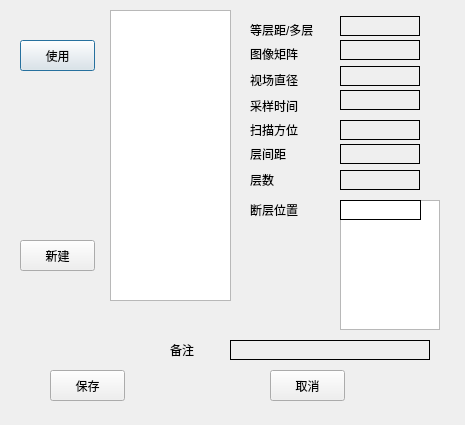
<?xml version="1.0" encoding="UTF-8"?>
<ui version="4.0">
 <class>CT3TemplateDialog</class>
 <widget class="QDialog" name="CT3TemplateDialog">
  <property name="geometry">
   <rect>
    <x>0</x>
    <y>0</y>
    <width>465</width>
    <height>425</height>
   </rect>
  </property>
  <property name="windowTitle">
   <string>CT3TemplateDialog</string>
  </property>
  <widget class="QListWidget" name="ct3ItemNameListWidget">
   <property name="geometry">
    <rect>
     <x>110</x>
     <y>10</y>
     <width>121</width>
     <height>291</height>
    </rect>
   </property>
   <property name="editTriggers">
    <set>QAbstractItemView::NoEditTriggers</set>
   </property>
   <property name="tabKeyNavigation">
    <bool>false</bool>
   </property>
   <property name="dragEnabled">
    <bool>false</bool>
   </property>
   <property name="dragDropOverwriteMode">
    <bool>false</bool>
   </property>
   <property name="alternatingRowColors">
    <bool>false</bool>
   </property>
   <property name="textElideMode">
    <enum>Qt::ElideRight</enum>
   </property>
   <property name="verticalScrollMode">
    <enum>QAbstractItemView::ScrollPerItem</enum>
   </property>
   <property name="viewMode">
    <enum>QListView::ListMode</enum>
   </property>
  </widget>
  <widget class="QLabel" name="label_2">
   <property name="geometry">
    <rect>
     <x>250</x>
     <y>70</y>
     <width>54</width>
     <height>20</height>
    </rect>
   </property>
   <property name="minimumSize">
    <size>
     <width>54</width>
     <height>0</height>
    </size>
   </property>
   <property name="maximumSize">
    <size>
     <width>54</width>
     <height>16777215</height>
    </size>
   </property>
   <property name="text">
    <string>视场直径</string>
   </property>
  </widget>
  <widget class="QLabel" name="label_3">
   <property name="geometry">
    <rect>
     <x>250</x>
     <y>96</y>
     <width>54</width>
     <height>20</height>
    </rect>
   </property>
   <property name="minimumSize">
    <size>
     <width>54</width>
     <height>0</height>
    </size>
   </property>
   <property name="maximumSize">
    <size>
     <width>54</width>
     <height>16777215</height>
    </size>
   </property>
   <property name="text">
    <string>采样时间</string>
   </property>
  </widget>
  <widget class="QLabel" name="label">
   <property name="geometry">
    <rect>
     <x>250</x>
     <y>44</y>
     <width>54</width>
     <height>20</height>
    </rect>
   </property>
   <property name="minimumSize">
    <size>
     <width>54</width>
     <height>0</height>
    </size>
   </property>
   <property name="maximumSize">
    <size>
     <width>54</width>
     <height>16777215</height>
    </size>
   </property>
   <property name="text">
    <string>图像矩阵</string>
   </property>
  </widget>
  <widget class="QLabel" name="ct3AngleLabel">
   <property name="geometry">
    <rect>
     <x>340</x>
     <y>120</y>
     <width>80</width>
     <height>20</height>
    </rect>
   </property>
   <property name="sizePolicy">
    <sizepolicy hsizetype="Minimum" vsizetype="Fixed">
     <horstretch>0</horstretch>
     <verstretch>0</verstretch>
    </sizepolicy>
   </property>
   <property name="minimumSize">
    <size>
     <width>80</width>
     <height>0</height>
    </size>
   </property>
   <property name="maximumSize">
    <size>
     <width>80</width>
     <height>16777215</height>
    </size>
   </property>
   <property name="frameShape">
    <enum>QFrame::Box</enum>
   </property>
  </widget>
  <widget class="QLabel" name="label_7">
   <property name="geometry">
    <rect>
     <x>250</x>
     <y>120</y>
     <width>54</width>
     <height>20</height>
    </rect>
   </property>
   <property name="minimumSize">
    <size>
     <width>54</width>
     <height>0</height>
    </size>
   </property>
   <property name="maximumSize">
    <size>
     <width>54</width>
     <height>16777215</height>
    </size>
   </property>
   <property name="text">
    <string>扫描方位</string>
   </property>
  </widget>
  <widget class="QListWidget" name="ct3LayerPosListWidget">
   <property name="geometry">
    <rect>
     <x>340</x>
     <y>200</y>
     <width>100</width>
     <height>130</height>
    </rect>
   </property>
   <property name="sizePolicy">
    <sizepolicy hsizetype="Expanding" vsizetype="Fixed">
     <horstretch>0</horstretch>
     <verstretch>0</verstretch>
    </sizepolicy>
   </property>
   <property name="minimumSize">
    <size>
     <width>100</width>
     <height>130</height>
    </size>
   </property>
   <property name="maximumSize">
    <size>
     <width>100</width>
     <height>130</height>
    </size>
   </property>
   <property name="editTriggers">
    <set>QAbstractItemView::NoEditTriggers</set>
   </property>
   <property name="sortingEnabled">
    <bool>false</bool>
   </property>
  </widget>
  <widget class="QLabel" name="label_8">
   <property name="geometry">
    <rect>
     <x>250</x>
     <y>200</y>
     <width>54</width>
     <height>20</height>
    </rect>
   </property>
   <property name="minimumSize">
    <size>
     <width>54</width>
     <height>0</height>
    </size>
   </property>
   <property name="maximumSize">
    <size>
     <width>54</width>
     <height>16777215</height>
    </size>
   </property>
   <property name="text">
    <string>断层位置</string>
   </property>
  </widget>
  <widget class="QPushButton" name="saveButton">
   <property name="geometry">
    <rect>
     <x>50</x>
     <y>370</y>
     <width>75</width>
     <height>31</height>
    </rect>
   </property>
   <property name="text">
    <string>保存</string>
   </property>
   <property name="autoDefault">
    <bool>false</bool>
   </property>
  </widget>
  <widget class="QLabel" name="ct3LayerPosValueLabel">
   <property name="geometry">
    <rect>
     <x>340</x>
     <y>200</y>
     <width>81</width>
     <height>20</height>
    </rect>
   </property>
   <property name="frameShape">
    <enum>QFrame::Box</enum>
   </property>
  </widget>
  <widget class="QPushButton" name="useButton">
   <property name="geometry">
    <rect>
     <x>20</x>
     <y>40</y>
     <width>75</width>
     <height>31</height>
    </rect>
   </property>
   <property name="text">
    <string>使用</string>
   </property>
  </widget>
  <widget class="QLabel" name="label_53">
   <property name="geometry">
    <rect>
     <x>250</x>
     <y>20</y>
     <width>80</width>
     <height>20</height>
    </rect>
   </property>
   <property name="sizePolicy">
    <sizepolicy hsizetype="Minimum" vsizetype="Preferred">
     <horstretch>0</horstretch>
     <verstretch>0</verstretch>
    </sizepolicy>
   </property>
   <property name="minimumSize">
    <size>
     <width>80</width>
     <height>0</height>
    </size>
   </property>
   <property name="maximumSize">
    <size>
     <width>80</width>
     <height>16777215</height>
    </size>
   </property>
   <property name="text">
    <string>等层距/多层</string>
   </property>
  </widget>
  <widget class="QLabel" name="ct3LayerSpaceValueLabel">
   <property name="geometry">
    <rect>
     <x>340</x>
     <y>144</y>
     <width>80</width>
     <height>20</height>
    </rect>
   </property>
   <property name="sizePolicy">
    <sizepolicy hsizetype="Minimum" vsizetype="Fixed">
     <horstretch>0</horstretch>
     <verstretch>0</verstretch>
    </sizepolicy>
   </property>
   <property name="minimumSize">
    <size>
     <width>80</width>
     <height>0</height>
    </size>
   </property>
   <property name="maximumSize">
    <size>
     <width>80</width>
     <height>16777215</height>
    </size>
   </property>
   <property name="frameShape">
    <enum>QFrame::Box</enum>
   </property>
  </widget>
  <widget class="QLabel" name="ct3LayerSpaceLabel">
   <property name="geometry">
    <rect>
     <x>250</x>
     <y>144</y>
     <width>54</width>
     <height>20</height>
    </rect>
   </property>
   <property name="minimumSize">
    <size>
     <width>54</width>
     <height>0</height>
    </size>
   </property>
   <property name="maximumSize">
    <size>
     <width>54</width>
     <height>16777215</height>
    </size>
   </property>
   <property name="text">
    <string>层间距</string>
   </property>
  </widget>
  <widget class="QLabel" name="ct3LayerNumValueLabel">
   <property name="geometry">
    <rect>
     <x>340</x>
     <y>170</y>
     <width>80</width>
     <height>20</height>
    </rect>
   </property>
   <property name="sizePolicy">
    <sizepolicy hsizetype="Minimum" vsizetype="Fixed">
     <horstretch>0</horstretch>
     <verstretch>0</verstretch>
    </sizepolicy>
   </property>
   <property name="minimumSize">
    <size>
     <width>80</width>
     <height>0</height>
    </size>
   </property>
   <property name="maximumSize">
    <size>
     <width>80</width>
     <height>16777215</height>
    </size>
   </property>
   <property name="frameShape">
    <enum>QFrame::Box</enum>
   </property>
  </widget>
  <widget class="QLabel" name="ct3SpaceNumLabel">
   <property name="geometry">
    <rect>
     <x>250</x>
     <y>170</y>
     <width>54</width>
     <height>20</height>
    </rect>
   </property>
   <property name="minimumSize">
    <size>
     <width>54</width>
     <height>0</height>
    </size>
   </property>
   <property name="maximumSize">
    <size>
     <width>54</width>
     <height>16777215</height>
    </size>
   </property>
   <property name="text">
    <string>层数</string>
   </property>
  </widget>
  <widget class="QPushButton" name="addButton">
   <property name="geometry">
    <rect>
     <x>20</x>
     <y>240</y>
     <width>75</width>
     <height>31</height>
    </rect>
   </property>
   <property name="text">
    <string>新建</string>
   </property>
  </widget>
  <widget class="QLabel" name="ct3MultiLayerLabel">
   <property name="geometry">
    <rect>
     <x>340</x>
     <y>16</y>
     <width>80</width>
     <height>20</height>
    </rect>
   </property>
   <property name="sizePolicy">
    <sizepolicy hsizetype="Minimum" vsizetype="Fixed">
     <horstretch>0</horstretch>
     <verstretch>0</verstretch>
    </sizepolicy>
   </property>
   <property name="minimumSize">
    <size>
     <width>80</width>
     <height>0</height>
    </size>
   </property>
   <property name="maximumSize">
    <size>
     <width>80</width>
     <height>16777215</height>
    </size>
   </property>
   <property name="frameShape">
    <enum>QFrame::Box</enum>
   </property>
  </widget>
  <widget class="QLabel" name="ct3ViewLabel">
   <property name="geometry">
    <rect>
     <x>340</x>
     <y>66</y>
     <width>80</width>
     <height>20</height>
    </rect>
   </property>
   <property name="sizePolicy">
    <sizepolicy hsizetype="Minimum" vsizetype="Fixed">
     <horstretch>0</horstretch>
     <verstretch>0</verstretch>
    </sizepolicy>
   </property>
   <property name="minimumSize">
    <size>
     <width>80</width>
     <height>0</height>
    </size>
   </property>
   <property name="maximumSize">
    <size>
     <width>80</width>
     <height>16777215</height>
    </size>
   </property>
   <property name="frameShape">
    <enum>QFrame::Box</enum>
   </property>
  </widget>
  <widget class="QLabel" name="ct3MatrixLabel">
   <property name="geometry">
    <rect>
     <x>340</x>
     <y>40</y>
     <width>80</width>
     <height>20</height>
    </rect>
   </property>
   <property name="sizePolicy">
    <sizepolicy hsizetype="Minimum" vsizetype="Fixed">
     <horstretch>0</horstretch>
     <verstretch>0</verstretch>
    </sizepolicy>
   </property>
   <property name="minimumSize">
    <size>
     <width>80</width>
     <height>0</height>
    </size>
   </property>
   <property name="maximumSize">
    <size>
     <width>80</width>
     <height>16777215</height>
    </size>
   </property>
   <property name="frameShape">
    <enum>QFrame::Box</enum>
   </property>
  </widget>
  <widget class="QLabel" name="ct3SampleTimeLabel">
   <property name="geometry">
    <rect>
     <x>340</x>
     <y>90</y>
     <width>80</width>
     <height>20</height>
    </rect>
   </property>
   <property name="sizePolicy">
    <sizepolicy hsizetype="Minimum" vsizetype="Fixed">
     <horstretch>0</horstretch>
     <verstretch>0</verstretch>
    </sizepolicy>
   </property>
   <property name="minimumSize">
    <size>
     <width>80</width>
     <height>0</height>
    </size>
   </property>
   <property name="maximumSize">
    <size>
     <width>80</width>
     <height>16777215</height>
    </size>
   </property>
   <property name="frameShape">
    <enum>QFrame::Box</enum>
   </property>
  </widget>
  <widget class="QLabel" name="label_9">
   <property name="geometry">
    <rect>
     <x>170</x>
     <y>340</y>
     <width>54</width>
     <height>20</height>
    </rect>
   </property>
   <property name="minimumSize">
    <size>
     <width>54</width>
     <height>0</height>
    </size>
   </property>
   <property name="maximumSize">
    <size>
     <width>54</width>
     <height>16777215</height>
    </size>
   </property>
   <property name="text">
    <string>备注</string>
   </property>
  </widget>
  <widget class="QLabel" name="ct3Remart">
   <property name="geometry">
    <rect>
     <x>230</x>
     <y>340</y>
     <width>200</width>
     <height>20</height>
    </rect>
   </property>
   <property name="sizePolicy">
    <sizepolicy hsizetype="Minimum" vsizetype="Fixed">
     <horstretch>0</horstretch>
     <verstretch>0</verstretch>
    </sizepolicy>
   </property>
   <property name="minimumSize">
    <size>
     <width>80</width>
     <height>0</height>
    </size>
   </property>
   <property name="maximumSize">
    <size>
     <width>200</width>
     <height>16777215</height>
    </size>
   </property>
   <property name="frameShape">
    <enum>QFrame::Box</enum>
   </property>
  </widget>
  <widget class="QPushButton" name="pushButton">
   <property name="geometry">
    <rect>
     <x>270</x>
     <y>370</y>
     <width>75</width>
     <height>31</height>
    </rect>
   </property>
   <property name="text">
    <string>取消</string>
   </property>
  </widget>
 </widget>
 <layoutdefault spacing="6" margin="11"/>
 <resources/>
 <connections/>
</ui>
